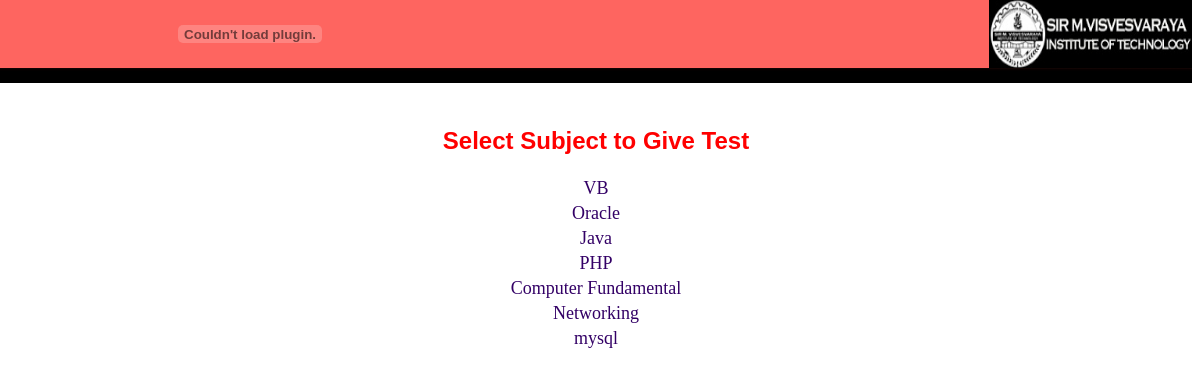
/sublist.php, run on the app's committed database.
### tables this page shows
CREATE TABLE IF NOT EXISTS `mst_subject` (
  `sub_id` int(5) NOT NULL AUTO_INCREMENT,
  `sub_name` varchar(25) DEFAULT NULL,
  PRIMARY KEY (`sub_id`)
);

### sublist.php (the view, shortened to what this page needs)
<!DOCTYPE HTML PUBLIC "-//W3C//DTD HTML 4.01 Transitional//EN" "http://www.w3.org/TR/html4/loose.dtd">
<html>
<head>
<link href="test.css" rel="stylesheet" type="text/css">
</head>
<body>
<?php
include("header.php");
echo "<h2 class=head1> Select Subject to Give Test </h2>";
$rs=mysql_query("select * from mst_subject");
echo "<table align=center>";
while($row=mysql_fetch_row($rs))
{
	echo "<tr><td align=center ><a href=showtest.php?subid=$row[0]><font size=4>$row[1]</font></a>";
}
echo "</table>";
?>
</body>
</html>

### test.css (style rules this page uses)
body { margin-left: 0px; margin-top: 0px; }
a:link { color: #330066; text-decoration: none; }
.head1 { font-family: Arial, Helvetica, sans-serif; font-size: 24px; color: #FF0000; text-align: center; font-weight: bold; }

### data on the page
mst_subject: sub_name "VB"
mst_subject: sub_name "Oracle"
mst_subject: sub_name "Java"
mst_subject: sub_name "PHP"
mst_subject: sub_name "Computer Fundamental"
mst_subject: sub_name "Networking"
mst_subject: sub_name "mysql"
